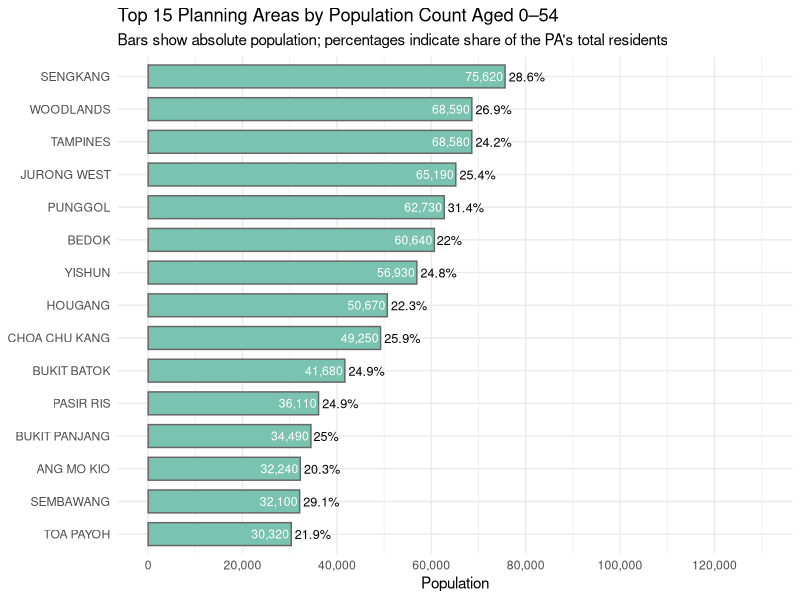
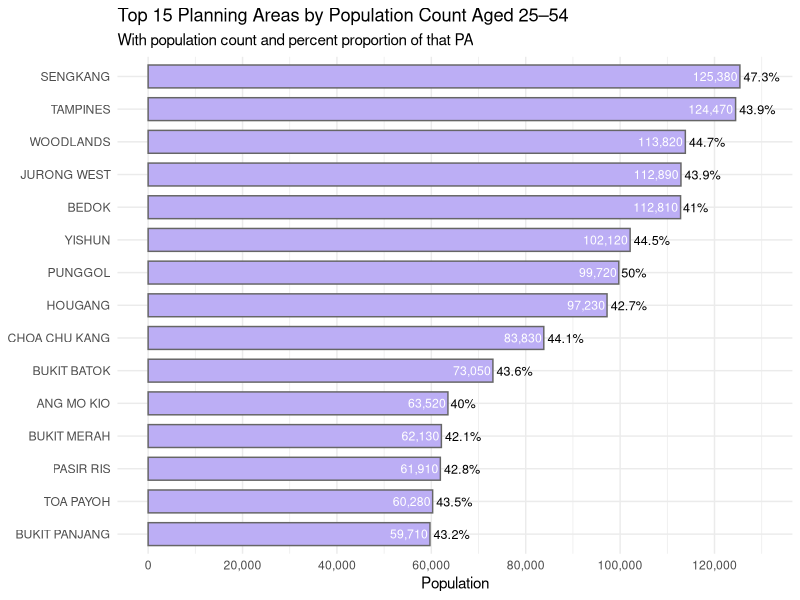
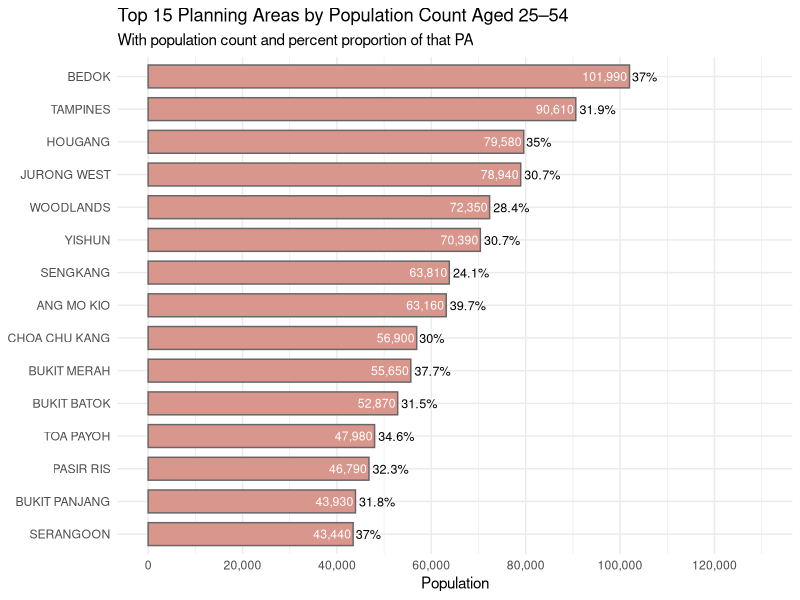

The R source for these figures, in order:
## ---- chunk 1
#| echo: false
library(tidyverse)
df <- read_csv("data/respopagesex2024.csv")

df <- df %>%
  mutate(Age = as.integer(Age)) %>%  # Convert to numeric (100+ becomes NA)
  drop_na(Age)                       # Remove missing values caused by conversion

df <- df %>%
  mutate(AgeBand = cut(Age,
    breaks = c(0, 5, 10, 15, 20, 25, 30, 35, 40, 45, 50, 55,
               60, 65, 70, 75, 80, 85, 90, 95, 100, Inf),
    labels = c("0-4", "5-9", "10-14", "15-19", "20-24", "25-29",
               "30-34", "35-39", "40-44", "45-49", "50-54",
               "55-59", "60-64", "65-69", "70-74", "75-79",
               "80-84", "85-89", "90-94", "95-99", "100+"),
    right = FALSE))

# For population pyramid (Age-Sex)
pyramid_data <- df %>%
  group_by(Age, Sex) %>%
  summarise(Pop = sum(Pop), .groups = "drop")

# For top 5 planning areas
top5_pa <- df %>%
  group_by(PA) %>%
  summarise(Pop = sum(Pop), .groups = "drop") %>%
  slice_max(order_by = Pop, n = 5)

df <- df %>%
  mutate(
    PA = str_trim(str_to_upper(PA)),
    Region = case_when(
      PA %in% c("BISHAN", "BUKIT MERAH", "BUKIT TIMAH", "CENTRAL AREA", "DOWNTOWN CORE",
                "GEYLANG", "KALLANG", "MARINA EAST", "MARINA SOUTH", "MUSEUM", "NEWTON",
                "NOVENA", "ORCHARD", "OUTRAM", "PAYA LEBAR", "QUEENSTOWN", "RIVER VALLEY",
                "ROCHOR", "SINGAPORE RIVER", "SOUTHERN ISLANDS", "STRAITS VIEW", "TANGLIN",
                "TOA PAYOH", "MARINE PARADE") ~ "Central",
      PA %in% c("BEDOK", "CHANGI", "CHANGI BAY", "PASIR RIS", "TAMPINES") ~ "East",
      PA %in% c("CENTRAL WATER CATCHMENT", "MANDAI", "SEMBABWANG", "SIMPANG",
                "SUNGEI KADUT", "WOODLANDS", "YISHUN", "SEMBAWANG") ~ "North",
      PA %in% c("ANG MO KIO", "HOUGANG", "NORTH-EASTERN ISLANDS", "PUNGGOL",
                "SELETAR", "SENGKANG", "SERANGOON") ~ "North-East",
      PA %in% c("BOON LAY", "BUKIT BATOK", "BUKIT PANJANG", "CHOA CHU KANG",
                "CLEMENTI", "JURONG EAST", "JURONG WEST", "LIM CHU KANG",
                "PIONEER", "TENGAH", "TUAS", "WESTERN ISLANDS",
                "WESTERN WATER CATCHMENT") ~ "West",
      TRUE ~ NA_character_
    )
  )

df_median <- df %>%
  arrange(Age) %>%
  mutate(
    cum_pop = cumsum(Pop),
    total_pop = sum(Pop)
  ) %>%
  filter(cum_pop >= total_pop / 2) %>%
  slice(1)

median_age <- df_median$Age

df <- df %>%
  mutate(
    GenerationBand = case_when(
      Age <= 24 ~ "Alpha & Gen Z (0–24)",
      Age <= 34 ~ "Young Adults (25–34)",
      Age <= 54 ~ "Working Adults (35–54)",
      Age <= 64 ~ "Silver Generation (55–64)",
      Age <= 74 ~ "Merdeka Generation (65–74)",
      TRUE ~ "Pioneer Generation (75+)"
    ),
    GenerationBand = factor(GenerationBand, levels = c(
      "Alpha & Gen Z (0–24)", "Young Adults (25–34)", "Working Adults (35–54)",
      "Silver Generation (55–64)", "Merdeka Generation (65–74)", "Pioneer Generation (75+)"
    ))
  )

df_summary <- df %>%
  group_by(Region, PA, AgeBand, Sex) %>%
  summarise(Total = sum(Pop), .groups = "drop")

# Prepare data: Total population aged 25–54 per Planning Area
df_ywa_total <- df %>%
  filter(Age >= 0, Age <= 24, !is.na(PA)) %>%
  group_by(PA) %>%
  summarise(Pop_25_54 = sum(Pop), .groups = "drop")

# Get total population per PA
df_total_pa <- df %>%
  filter(!is.na(PA)) %>%
  group_by(PA) %>%
  summarise(TotalPop = sum(Pop), .groups = "drop")

# Join and compute percentage
df_ywa_total <- df_ywa_total %>%
  left_join(df_total_pa, by = "PA") %>%
  mutate(
    Perc = Pop_25_54 / TotalPop * 100
  ) %>%
  arrange(desc(Pop_25_54)) %>%
  slice(1:15) %>%
  mutate(PA = factor(PA, levels = rev(PA)))  # Reverse order for plotting

# Plot
ggplot(df_ywa_total, aes(x = PA, y = Pop_25_54)) +
  geom_bar(stat = "identity", fill = "#7AC3B0", color = "grey40", width = 0.7) +
  
  # Percentage outside the bar
  geom_text(aes(label = paste0(round(Perc, 1), "%")), 
            hjust = -0.1, size = 3.2, color = "black") +
  
  # Raw count inside the bar
  geom_text(aes(label = scales::comma(Pop_25_54)),
            hjust = 1.05, size = 3.1, color = "white") +
  
  labs(
    title = "Top 15 Planning Areas by Population Count Aged 0–54",
    subtitle = "Bars show absolute population; percentages indicate share of the PA's total residents",
    x = NULL, y = "Population"
  ) +
  scale_y_continuous(
    limits = c(0, 130000),
    breaks = seq(0, 130000, by = 20000),
    labels = scales::comma
  ) +
  coord_flip() +
  theme_minimal(base_size = 11)
## ---- chunk 2
#| echo: false
# Prepare data: Total population aged 25–54 per Planning Area
df_ywa_total <- df %>%
  filter(Age >= 25, Age <= 54, !is.na(PA)) %>%
  group_by(PA) %>%
  summarise(Pop_25_54 = sum(Pop), .groups = "drop")

# Get total population per PA
df_total_pa <- df %>%
  filter(!is.na(PA)) %>%
  group_by(PA) %>%
  summarise(TotalPop = sum(Pop), .groups = "drop")

# Join and compute percentage
df_ywa_total <- df_ywa_total %>%
  left_join(df_total_pa, by = "PA") %>%
  mutate(
    Perc = Pop_25_54 / TotalPop * 100
  ) %>%
  arrange(desc(Pop_25_54)) %>%
  slice(1:15) %>%
  mutate(PA = factor(PA, levels = rev(PA)))  # Reverse order for plotting

# Plot
ggplot(df_ywa_total, aes(x = PA, y = Pop_25_54)) +
  geom_bar(stat = "identity", fill = "#bcaef5", color = "grey40", width = 0.7) +
  
  # Percentage outside the bar
  geom_text(aes(label = paste0(round(Perc, 1), "%")), 
            hjust = -0.1, size = 3.2, color = "black") +
  
  # Raw count inside the bar
  geom_text(aes(label = scales::comma(Pop_25_54)),
            hjust = 1.05, size = 3.1, color = "white") +
  
  labs(
    title = "Top 15 Planning Areas by Population Count Aged 25–54",
    subtitle = "With population count and percent proportion of that PA",
    x = NULL, y = "Population"
  ) +
  scale_y_continuous(
    limits = c(0, 130000),
    breaks = seq(0, 130000, by = 20000),
    labels = scales::comma
  ) +
  coord_flip() +
  theme_minimal(base_size = 11)
## ---- chunk 3
#| echo: false
# Prepare data: Total population aged 25–54 per Planning Area
df_ywa_total <- df %>%
  filter(Age >= 55, !is.na(PA)) %>%
  group_by(PA) %>%
  summarise(Pop_25_54 = sum(Pop), .groups = "drop")

# Get total population per PA
df_total_pa <- df %>%
  filter(!is.na(PA)) %>%
  group_by(PA) %>%
  summarise(TotalPop = sum(Pop), .groups = "drop")

# Join and compute percentage
df_ywa_total <- df_ywa_total %>%
  left_join(df_total_pa, by = "PA") %>%
  mutate(
    Perc = Pop_25_54 / TotalPop * 100
  ) %>%
  arrange(desc(Pop_25_54)) %>%
  slice(1:15) %>%
  mutate(PA = factor(PA, levels = rev(PA)))  # Reverse order for plotting

# Plot
ggplot(df_ywa_total, aes(x = PA, y = Pop_25_54)) +
  geom_bar(stat = "identity", fill = "#D9968C", color = "grey40", width = 0.7) +
  
  # Percentage outside the bar
  geom_text(aes(label = paste0(round(Perc, 1), "%")), 
            hjust = -0.1, size = 3.2, color = "black") +
  
  # Raw count inside the bar
  geom_text(aes(label = scales::comma(Pop_25_54)),
            hjust = 1.05, size = 3.1, color = "white") +
  
  labs(
    title = "Top 15 Planning Areas by Population Count Aged 25–54",
    subtitle = "With population count and percent proportion of that PA",
    x = NULL, y = "Population"
  ) +
  scale_y_continuous(
    limits = c(0, 130000),
    breaks = seq(0, 130000, by = 20000),
    labels = scales::comma
  ) +
  coord_flip() +
  theme_minimal(base_size = 11)
## ---- chunk 4
library(tidyverse)
library(ggthemes)
library(scales)
library(patchwork)
## ---- chunk 5
df <- read_csv("data/respopagesex2024.csv")
df <- df %>% mutate(Age = as.numeric(Age))
head(df)
## ---- chunk 6
# Define age groups
processed_df <- df %>%
  mutate(
    AgeGroup = case_when(
      Age <= 24 ~ "0–24",
      Age <= 54 ~ "25–54",
      TRUE ~ "55+"
    )
  )

# Summarise population by Planning Area and Age Group
demo_summary <- processed_df %>%
  group_by(PA, AgeGroup) %>%
  summarise(GroupPop = sum(Pop), .groups = 'drop')

# Compute total population per PA
total_pop <- df %>%
  group_by(PA) %>%
  summarise(TotalPop = sum(Pop), .groups = 'drop')

# Merge and compute percentage share
demo_summary <- demo_summary %>%
  left_join(total_pop, by = "PA") %>%
  mutate(PctShare = (GroupPop / TotalPop) * 100)
